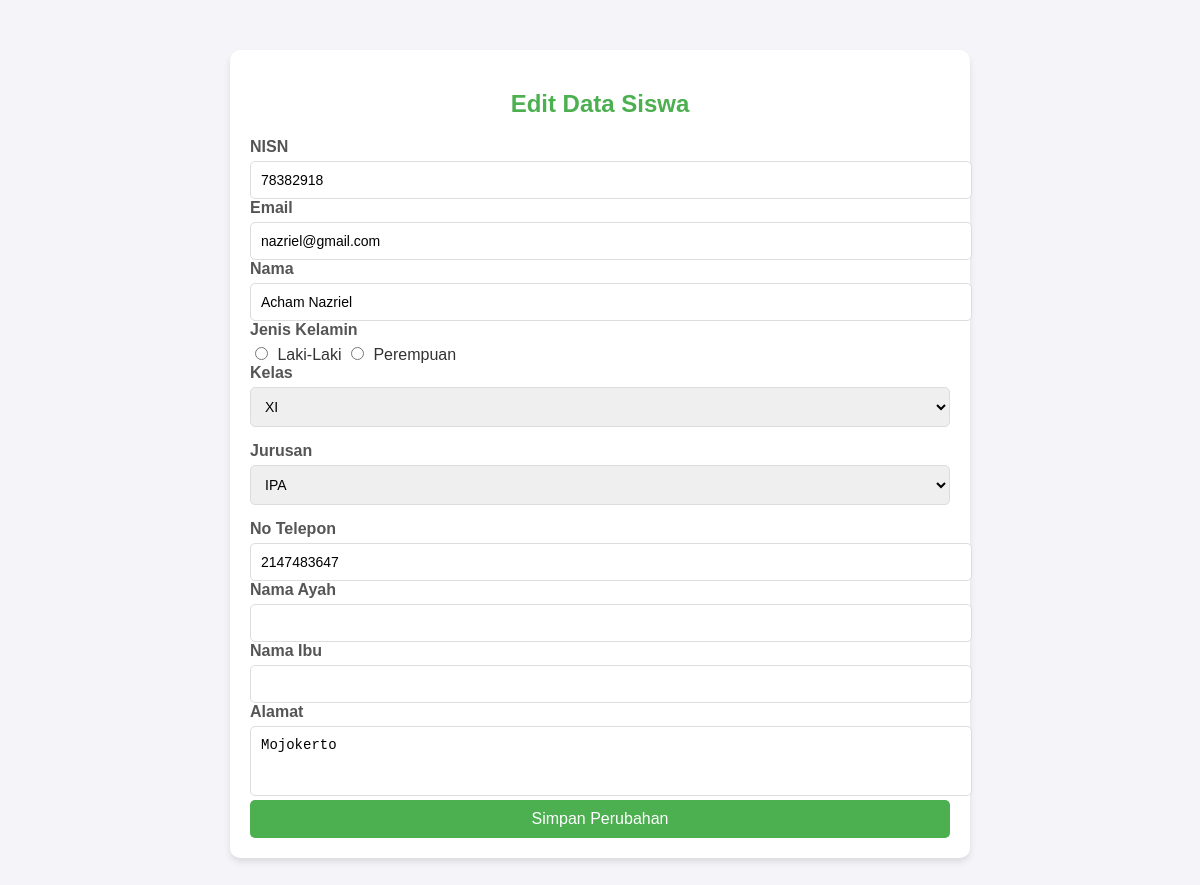
The app's page /edit_siswa.php?id=7 with its own data.
### tables this page shows
CREATE TABLE `data_siswa` (
  `id` int(11) NOT NULL,
  `nisn` varchar(10) NOT NULL,
  `email` varchar(100) NOT NULL,
  `nama` varchar(100) NOT NULL,
  `jenis_kelamin` enum('laki-laki','perempuan') NOT NULL,
  `alamat` text NOT NULL,
  `kelas` enum('X','XI','XII') NOT NULL,
  `jurusan` enum('RPL','TKJ','DKV','TB','PHT','ANM','SIJA') NOT NULL,
  `telepon` varchar(20) NOT NULL,
  `user_type` enum('admin','user') NOT NULL
);

### edit_siswa.php (the view, shortened to what this page needs)
<?php
include 'koneksi.php';
$id = $_GET['id'];
$query = "SELECT * FROM data_siswa WHERE id = ?";
$stmt = $conn->prepare($query);
$stmt->bind_param("i", $id);
$stmt->execute();
$result = $stmt->get_result();
$data = $result->fetch_assoc();
?>
<!DOCTYPE html>
<html lang="en">
<head>
</head>
<body>
    <div class="form-container">
        <h2>Edit Data Siswa</h2>
        <form action="proses_edit_siswa.php" method="post">
            <div>
                <label>NISN</label>
                <input type="text" name="nisn" value="<?= $data['nisn']; ?>" required>
            </div>
            <div>
                <label>Email</label>
                <input type="email" name="email" value="<?= $data['email']; ?>" required>
            </div>
            <div>
                <label>Nama</label>
                <input type="text" name="nama" value="<?= $data['nama']; ?>" required>
            </div>
            <div>
                <label>Jenis Kelamin</label>
                <div>
                    <input type="radio" name="jenis_kelamin" value="Laki-Laki" <?= $data['jenis_kelamin'] == 'Laki-Laki' ? 'checked' : ''; ?>> Laki-Laki
                    <input type="radio" name="jenis_kelamin" value="Perempuan" <?= $data['jenis_kelamin'] == 'Perempuan' ? 'checked' : ''; ?>> Perempuan
                </div>
            </div>
                    <div class="form-group">
                <label for="kelas">Kelas</label>
                <select class="form-control" id="kelas" name="kelas" required>
                    <option value="XI" <?php if ($data['kelas'] == 'XI') echo 'selected'; ?>>XI</option>
                </select>
            </div>
            <div class="form-group">
                <label for="jurusan">Jurusan</label>
                <select class="form-control" id="jurusan" name="jurusan" required>
                    <option value="IPA" <?php if ($data['jurusan'] == 'IPA') echo 'selected'; ?>>IPA</option>
                </select>
            </div>
            <div>
                <label>No Telepon</label>
                <input type="text" name="telepon" value="<?= $data['telepon']; ?>">
            </div>
            <div>
                <label>Nama Ayah</label>
                <input type="text" name="nama_ayah" value="<?= $data['nama_ayah']; ?>">
            </div>
            <div>
                <label>Nama Ibu</label>
                <input type="text" name="nama_ibu" value="<?= $data['nama_ibu']; ?>">
            </div>
            <div>
                <label>Alamat</label>
                <textarea name="alamat" rows="3" required><?= $data['alamat']; ?></textarea>
            </div>
            <button type="submit" class="btn btn-edit">Simpan Perubahan</button>
        </form>
    </div>
</body>
</html>

### edit_siswa.php (style rules this page uses)
body { font-family: Arial, sans-serif; background-color: #f4f4f9; margin: 0; padding: 0; color: #333; }
.form-container { max-width: 700px; margin: 50px auto; background: #ffffff; border-radius: 10px; box-shadow: 0 4px 6px rgba(0, 0, 0, 0.1); padding: 20px; }
.form-container h2 { text-align: center; color: #4CAF50; margin-bottom: 20px; font-size: 24px; }
.form-group { margin-bottom: 15px; }
label { display: block; font-weight: bold; margin-bottom: 5px; color: #555; }
input[type="text"], input[type="email"], textarea, select { width: 100%; padding: 10px; border: 1px solid #ddd; border-radius: 5px; font-size: 14px; }
input[type="radio"] { margin-right: 5px; }
textarea { resize: none; }
button.btn-edit { background-color: #4CAF50; color: white; padding: 10px 15px; border: none; border-radius: 5px; font-size: 16px; cursor: pointer; width: 100%; }

### records on screen
data_siswa: nisn "78382918", email "nazriel@gmail.com", nama "Acham Nazriel", kelas "XI", telepon "2147483647", alamat "Mojokerto"
